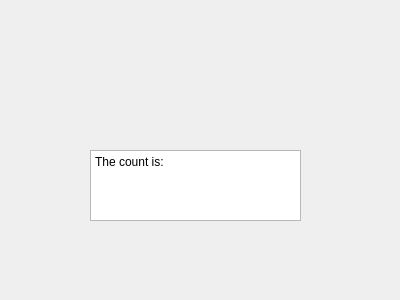
<?xml version="1.0" encoding="UTF-8"?>
<ui version="4.0">
 <class>Form</class>
 <widget class="QWidget" name="Form">
  <property name="geometry">
   <rect>
    <x>0</x>
    <y>0</y>
    <width>400</width>
    <height>300</height>
   </rect>
  </property>
  <property name="windowTitle">
   <string>Form</string>
  </property>
  <widget class="QPlainTextEdit" name="plainTextEdit">
   <property name="geometry">
    <rect>
     <x>90</x>
     <y>150</y>
     <width>211</width>
     <height>71</height>
    </rect>
   </property>
   <property name="plainText">
    <string>The count is:</string>
   </property>
  </widget>
 </widget>
 <resources/>
 <connections/>
</ui>
